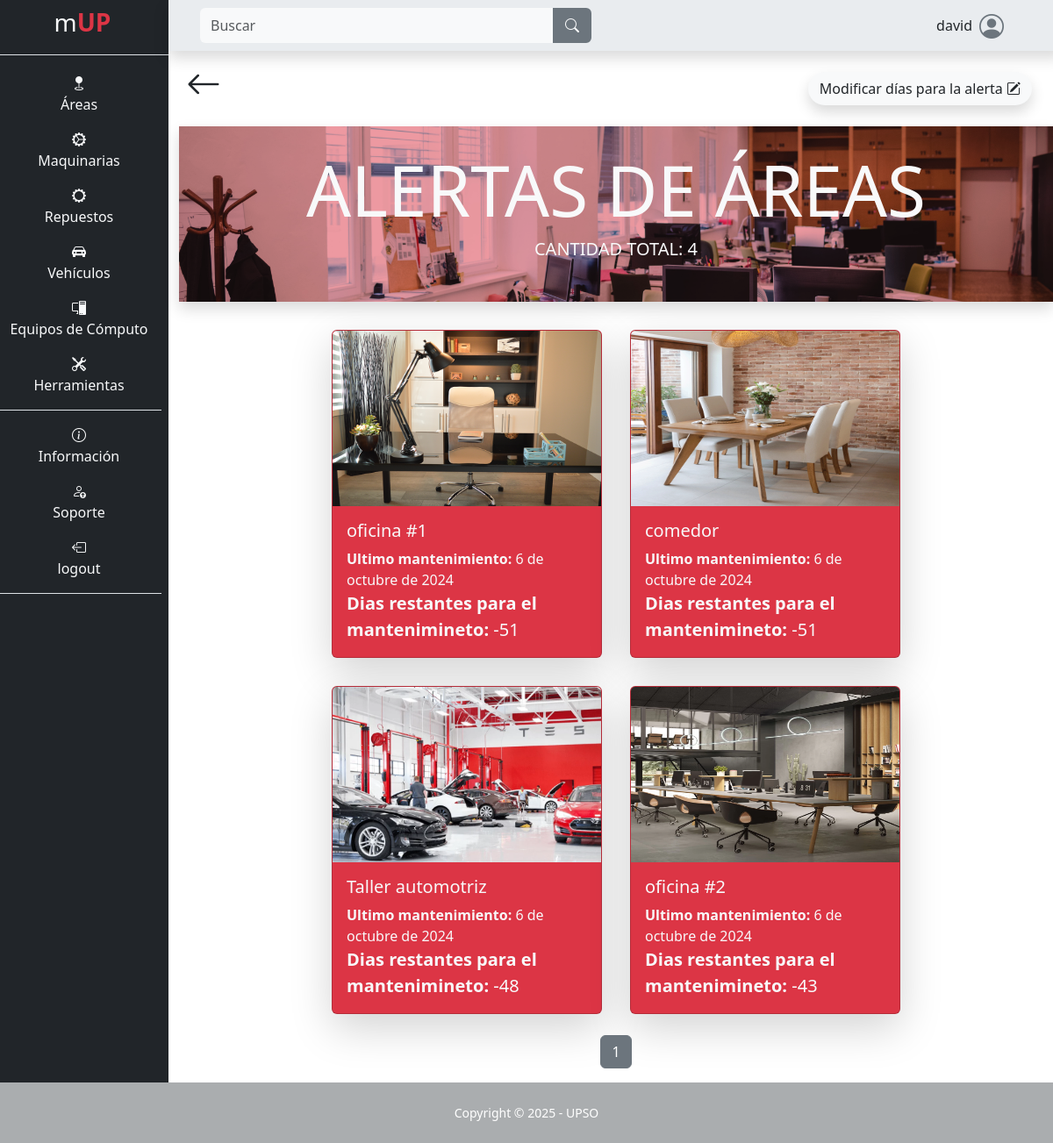
Screenshot of /area/alertas/ (signed in) with the database file from the repository.
### app/mUP_area/models.py (models this page shows, shortened)
class Area(models.Model):
    nombre = models.CharField(max_length=100, null=False, blank=False)
    tamaño = models.CharField(max_length=100, blank=False, null=False)
    encargado = models.CharField(max_length=100, blank=False, null=False)
    teléfono_encargado = models.CharField(max_length=100, blank=False, null=False)
    descripción = models.TextField(max_length=500, null=False, blank=False)
    ubicación = models.CharField(max_length=100, null=False, blank=False)
    capacidad = models.CharField(max_length=100, null=False, blank=False)
    tipo_de_área = models.CharField(max_length=100, null=False, blank=False)
    estado_de_ocupación = models.CharField(max_length=100, null=False, blank=False)
    fecha_ultimo_mantenimiento = models.DateField(default=date.today, blank=False, null=False)
    intervalo_mantenimiento = models.IntegerField(blank=False, null=False)
    imagen = models.ImageField(upload_to="area/imagen", null=False, blank=False)
    class Meta:
        indexes = [
            models.Index(fields=['nombre']),
        ]
    def dias_restantes_mantenimiento(self):
        dias_pasados = (date.today() - self.fecha_ultimo_mantenimiento).days
        dias_restantes = self.intervalo_mantenimiento - dias_pasados
        return dias_restantes

### app/mUP_area/views.py (the view)
# urls.py: path('alertas/', views.alertas, name="area_alertas"),
@login_required
def alertas(request):
    dias_alert = get_object_or_404(DiasParaAlerta, id=1)
    if request.method == 'POST':
        alert_form = DiasParaAlertaForm(request.POST, instance=dias_alert)
        if alert_form.is_valid():
            if alert_form.cleaned_data.get('días') >= 1:
                alert_form.save()
            return redirect('area_alertas')
    else:
        alert_form = DiasParaAlertaForm(instance=dias_alert)
    dias_alerta = dias_alert.días
    search_query = request.GET.get('search', '')
    alertas = [{'area': area, 'dias_restantes': area.dias_restantes_mantenimiento()}
              for area in Area.objects.filter(nombre__icontains=search_query)
              if area.dias_restantes_mantenimiento() <= dias_alerta]
    alertas_ordenadas = sorted(alertas, key=lambda x: x['dias_restantes'])
    page = request.GET.get('page', 1)
    paginator = Paginator(alertas_ordenadas, 10)  # 10 alertas por página
    try:
        alertas_paginadas = paginator.page(page)
    except PageNotAnInteger:
        alertas_paginadas = paginator.page(1)
    except EmptyPage:
        alertas_paginadas = paginator.page(paginator.num_pages)
    context = {
        'alertas': alertas_paginadas,
        'total_alertas': len(alertas_ordenadas),
        'alert_form': alert_form
    }
    return render(request, 'mUP_area/alertas.html', context)

### app/mUP_area/forms.py
class DiasParaAlertaForm(forms.ModelForm):
    class Meta:
        model = DiasParaAlerta
        fields = '__all__'
        widgets = {
            'días': forms.NumberInput(attrs={'class': 'form-control m-2', 'type': 'number', 'placeholder': 'Actualmente'}),
        }

### templates/mUP_area/alertas.html (shortened to what this page needs)
{% extends "layout/base.html" %}
{% block 'content' %}
<div class="container">
    <div class="d-flex p-2 justify-content-between">
        <a class="text-decoration-none text-dark" href="{% url "area" %}">
            <i class="bi bi-arrow-left fs-1"></i>
        </a>
        <span class="p-3">
            <button type="button" class="btn imagen shadow rounded-pill custom" data-bs-toggle="modal" data-bs-target="#exampleModal">
                Modificar días para la alerta <i class="bi bi-pencil-square"></i>
            </button>
        </span>
    </div>
    <div class="container cabecera_area shadow bg-danger bg-opacity-50 p-4 bw-5">
        <h1 class="text-center text-light text-uppercase display-1"><strong> alertas de áreas</strong></h1>
        <h5 class="text-center text-light text-uppercase">Cantidad total: {{ total_alertas }}</h5>
    </div>
    <div class="row mt-3 d-flex justify-content-center align-item-center ps-5 pe-5">
        {% for alerta in alertas %}
        <div class="col-12 col-md-4 p-0 card text-bg-danger carta-home m-3 shadow-lg">
            <a class="text-decoration-none text-light" href="{% url "mantenimientos_area" id=alerta.area.id mant=1 %}">
                <img src="{{ alerta.area.imagen.url }}" class="card-img-top" alt="..." style="max-height: 200px;">
                <div class="card-body">
                    <h5 class="card-title">{{ alerta.area.nombre }}</h5>
                    <p class="card-text m-0"><b>Ultimo mantenimiento:</b> {{ alerta.area.fecha_ultimo_mantenimiento }}</p>
                    <p class="card-text m-0 fs-5"><b>Dias restantes para el mantenimineto:</b> {{ alerta.dias_restantes }}</p>
                </div>
            </a>
        </div>
        {% endfor %}
    </div>
    <div class="pagination mt-2 justify-content-center">
        <nav aria-label="Page navigation">
            <ul class="pagination justify-content-center">
                {% for num in alertas.paginator.page_range %}
                <li class="page-item {% if alertas.number == num %}active{% endif %}">
                    <a class="page-link" href="?page={{ num }}{% if request.GET.search %}&search={{ request.GET.search }}{% endif %}">{{ num }}</a>
                </li>
                {% endfor %}
            </ul>
        </nav>
    </div>
</div>
{% endblock %}

### templates/layout/base.html (shortened to what this page needs)
{% load static %}
<!DOCTYPE html>
<html lang="es">
<head>
    <link rel="stylesheet" href="https://cdn.jsdelivr.net/npm/bootstrap-icons@1.10.3/font/bootstrap-icons.css">
    <link rel="stylesheet" href="{% static "css/bootstrap.css" %}">
    <link rel="stylesheet" href="{% static "css/style.css" %}">
</head>
<body class="" id="page-top">
    <main>
        <div class="row">
            {% if user.is_authenticated %}
            <div class="col-12 col-md-2 m-0 p-0 text-light text-center barra d-none d-md-block">
                <ul class="mt-1">
                    <li class="nav-item text-center fs-3 lista-menu me-4" style="transition: background-color 0.5s ease">
                        <a class="nav-link lista-menu text-decoration-none" href="{% url "index" %}">
                            <span>m</span><span class="text-danger"><b>UP</b></span>
                        </a>
                    </li>
                </ul>
                <ul class="flex-column align-items-stretch p-2 border-top">
                    <li class="nav-item mt-1 pt-2 lista-menu text-center" style="transition: background-color 0.5s ease">
                        <a class="text-light text-decoration-none lista-menu" href="{% url "area" %}"><i class="bi bi-geo-fill"></i><p>Áreas</p></a>
                    </li>
                    <li class="nav-item lista-menu" style="transition: background-color 0.5s ease">
                        <a class="text-light text-decoration-none lista-menu" href="{% url "maquina" %}"><i class="bi bi-gear-wide-connected"></i><p>Maquinarias</p></a>
                    </li>
                    <li class="nav-item lista-menu" style="transition: background-color 0.5s ease">
                        <a class="text-light text-decoration-none lista-menu" href="{% url "repuesto_maquina" %}"><i class="bi bi-gear-wide"></i><p>Repuestos</p></a>
                    </li>
                    <li class="nav-item lista-menu" style="transition: background-color 0.5s ease">
                        <a class="text-light text-decoration-none lista-menu" href="{% url "vehiculo" %}"><i class="bi bi-car-front-fill"></i><p>Vehículos</p></a>
                    </li>
                    <li class="nav-item lista-menu" style="transition: background-color 0.5s ease">
                        <a class="text-light text-decoration-none lista-menu" href="{% url "pc" %}"><i class="bi bi-pc-display"></i><p>Equipos de Cómputo</p></a>
                    </li>
                    <li class="nav-item border-bottom lista-menu" style="transition: background-color 0.5s ease">
                        <a class="text-light text-decoration-none lista-menu" href="{% url "herramienta" %}"><i class="bi bi-tools"></i><p>Herramientas</p></a>
                    </li>
                    <li class="nav-item pt-3 lista-menu" style="transition: background-color 0.5s ease">
                        <a class="text-light text-decoration-none lista-menu" href="{% url "info" %}"><i class="bi bi-info-circle"></i><p>Información</p></a>
                    </li>
                    <li class="nav-item lista-menu" style="transition: background-color 0.5s ease">
                        <a class="text-light text-decoration-none lista-menu" href="{% url "soporte" %}">  <i class="bi bi-person-up"></i><p>Soporte</p></a>
                    </li>
                    {% if user.is_authenticated %}
                        <li class="nav-item lista-menu border-bottom" style="transition: background-color 0.5s ease">
                            <a class="text-light text-decoration-none lista-menu" href="{% url "logout" %}"><i class="bi bi-box-arrow-left"></i><p>logout</p></a>
                        </li>
                    {% else %}
                        <li class="nav-item lista-menu border-bottom" style="transition: background-color 0.5s ease">
                            <a class="text-light text-decoration-none lista-menu" href="{% url "login" %}"><i class="bi bi-box-arrow-right"></i><p>Login</p></a>
                        </li>
                    {% endif %}
                </ul>
            </div>
            {% endif %}
            <div class="col-12 col-md-10 m-0 p-0">
                {% if user.is_authenticated %}
                <nav class="row navbar bg-body-secondary p-2 m-0 shadow sticky-top navbar-expand-lg">
                        <div class="col-12 col-md-6 order-lg-first order-last">
                            <form class="d-flex form-inline mr-auto ml-md-3 my-2 my-md-0 ms-3 me-3 mw-100 navbar-search" role="search" action="" method='GET'>
                                <div class="input-group">
                                    <input class="form-control bg-light border-0 small" id="search-input" name="search" type="search" placeholder="Buscar" aria-label="Search">
                                    <div class="input-group-append">
                                        <button class="btn btn-secondary text-light rounded-0 rounded-end border-2" type="submit">
                                            <i class="bi bi-search"></i>
                                        </button>
                                    </div>
                                </div>
                            </form>
                        </div>
                        <div class="col-12 col-md-6">
                            <div class="me-5 d-flex justify-content-center justify-content-md-end align-items-center">
                                <p class="ms-5 mt-auto mb-auto">{{ user }}</p>
                                <i class="bi bi-person-circle fs-3 ms-2 icono-persona"></i>
                            </div>
                        </div>
                </nav>
                {% endif %}
                {% block 'content' %}{% endblock %}
            </div>
    </main>
    {% if user.is_authenticated %}
    <footer class="footer">
        <div class="small text-center p-4 text-white">Copyright &copy; 2025 - UPSO</div>
    </footer>
    {% endif %}
</body>
</html>

### static/css/style.css (style rules this page uses)
:root { --color-primary: #6c757d; --color-secondary: #212529; --color-tertiary: #f8f9fa; --body: #ffffff; --footer: #aaadaf; }
* { margin: 0; padding: 0; box-sizing: border-box; }
body { background-color: var(--body); }
.barra { background-color: var(--color-secondary); }
ul { list-style-type: none; }
.icono-persona { color: var(--color-primary); }
.cabecera_area { height: 200px; max-width: 1240px; background-image: url("../images/areas_general.jpg"); background-position: center; background-repeat: no-repeat; background-attachment: scroll; background-size: cover; background-blend-mode: multiply; }
.custom { background-color: var(--color-tertiary); }
.footer { background-color: var(--footer); }

### rows the page displays
Area: area.imagen (picture), area.nombre "oficina #1", area.fecha_ultimo_mantenimiento "6 de octubre de 2024", dias_restantes "-51"
Area: area.imagen (picture), area.nombre "comedor", area.fecha_ultimo_mantenimiento "6 de octubre de 2024", dias_restantes "-51"
Area: area.imagen (picture), area.nombre "Taller automotriz", area.fecha_ultimo_mantenimiento "6 de octubre de 2024", dias_restantes "-48"
Area: area.imagen (picture), area.nombre "oficina #2", area.fecha_ultimo_mantenimiento "6 de octubre de 2024", dias_restantes "-43"

### other values shown
{{ user }} "david"
{{ total_alertas }} "4"
{{ num }} "1"
